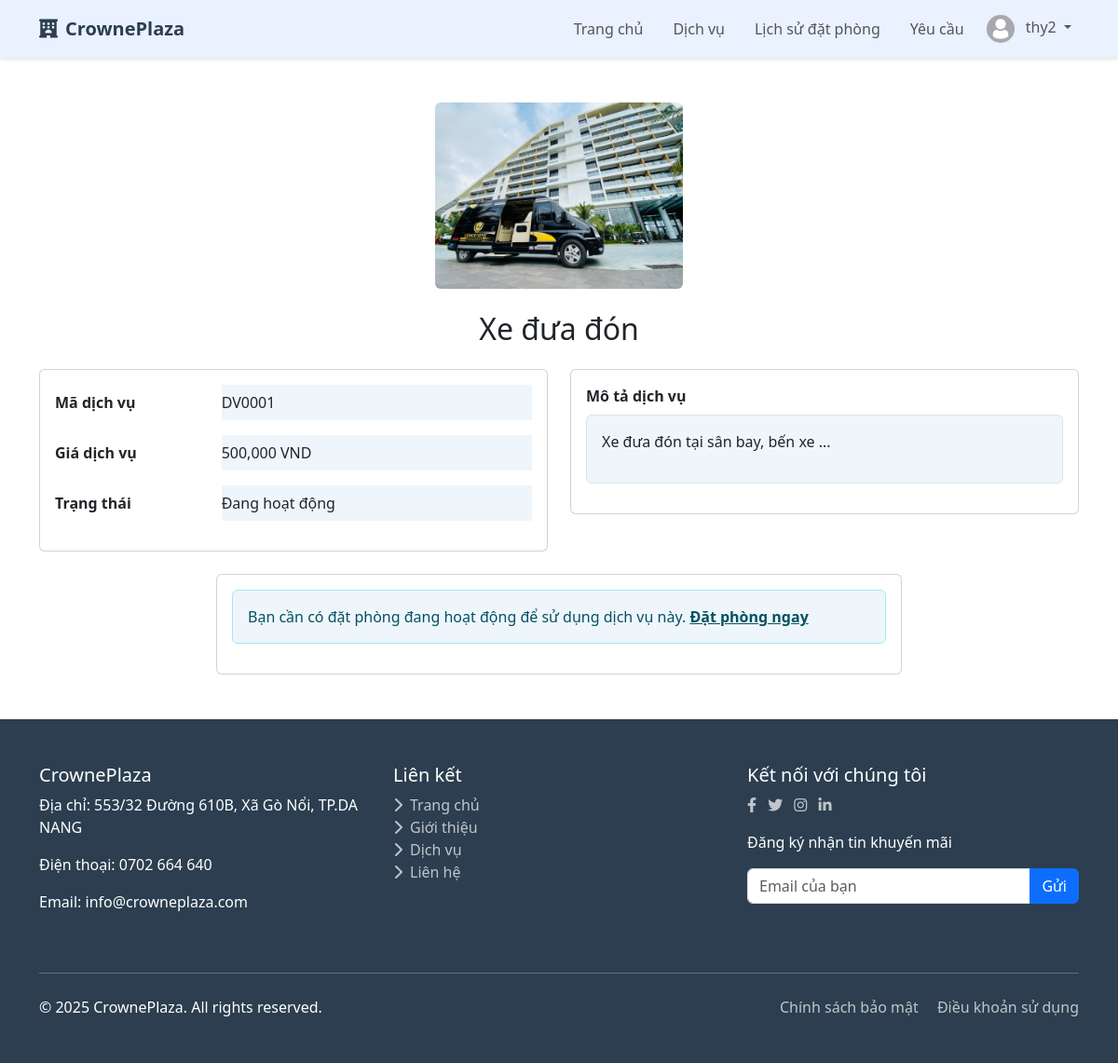
/services/1/ (signed in), run on the app's committed database.
### accounts/models.py (models this page shows, shortened)
class TaiKhoan(AbstractBaseUser, PermissionsMixin):
    username = models.CharField(
        max_length=150,
        unique=True,
        verbose_name=_('Tên đăng nhập'),
        error_messages={
            'unique': _("Tên đăng nhập đã tồn tại."),
        },
    )
    email = models.EmailField(
        verbose_name=_('Địa chỉ email'),
        max_length=255,
        unique=True,
        blank=True,
        null=True,
        error_messages={
            'unique': _("Email đã được sử dụng."),
        },
    )
    sdt = models.CharField(
        max_length=15,
        verbose_name=_('Số điện thoại'),
        blank=True,
        null=True,
    )
    dia_chi = models.TextField(
        verbose_name=_('Địa chỉ'),
        blank=True,
        null=True,
    )
    loai_tk = models.CharField(
        max_length=20,
        choices=[
            ('khach_hang', 'Khách hàng'),
            ('nhan_vien', 'Nhân viên'),
            ('admin', 'Quản lý'),
        ],
        default='khach_hang',
        verbose_name=_('Loại tài khoản'),
    )
    is_staff = models.BooleanField(
        default=False,
        verbose_name=_('Truy cập quản trị'),
    )
    is_active = models.BooleanField(
        default=True,
        verbose_name=_('Kích hoạt'),
    )
    objects = TaiKhoanManager()
    USERNAME_FIELD = 'username'
    REQUIRED_FIELDS = ['email']
    class Meta:
        verbose_name = _('Tài khoản')
        verbose_name_plural = _('Tài khoản')

### core/models.py (models this page shows, shortened)
class DichVu(models.Model):
    ma_dv = models.AutoField(primary_key=True)
    ten_dv = models.CharField(max_length=50)
    mo_ta = models.TextField()
    phi_dv = models.FloatField(validators=[MinValueValidator(0)])
    anh_dai_dien = models.ImageField(upload_to='dich_vu/')
    hoat_dong = models.BooleanField(default=True)

### core/views.py (the view)
# urls.py: path('services/<int:pk>/', core_views.service_detail, name='service_detail'),
def service_detail(request, pk):
    service = get_object_or_404(DichVu, pk=pk)
    context = {
        'service': service,
    }
    return render(request, 'core/service_detail.html', context)

### core/context_processors.py (called while the page is built)
def user_roles_processor(request):
    is_user_true_admin = False  # Phân biệt admin thật sự (superuser hoặc loai_tk='admin')
    is_regular_staff_role = False  # Nhân viên thường, không phải admin/superuser
    if request.user.is_authenticated:
        if request.user.is_superuser or getattr(request.user, 'loai_tk', None) == 'admin':
            is_user_true_admin = True
        if getattr(request.user, 'loai_tk', None) == 'nhan_vien' and not is_user_true_admin:
            is_regular_staff_role = True
    return {
        'is_user_true_admin': is_user_true_admin,
        'is_regular_staff_role': is_regular_staff_role,
    }

### core/templatetags/currency_filters.py (called while the page is built)
@register.filter
def format_currency(value):
    try:
        value = float(value)
        return "{:,.0f}".format(value)  # e.g., 1000000 -> 1,000,000
    except (ValueError, TypeError):
        return value

### templates/core/service_detail.html
{% extends 'core/base.html' %}
{% load currency_filters %}
{% block main_content %}
<section class="py-5">
    <div class="container">
        <div class="text-center mb-4">
            <img src="{{ service.anh_dai_dien.url }}" class="img-fluid rounded"
                 alt="{{ service.ten_dv }}" style="max-height: 200px; width: auto;" >
        </div>
        <h2 class="text-center mb-4">{{ service.ten_dv }}</h2>
        <div class="row">
            <div class="col-md-6">
                <div class="card mb-4">
                    <div class="card-body">
                        <div class="mb-3 row">
                            <label class="col-sm-4 col-form-label fw-bold">Mã dịch vụ</label>
                            <div class="col-sm-8">
                                <input type="text" class="form-control-plaintext"
                                       value="DV000{{ service.ma_dv }}" style="background-color: #EEF6FB;" readonly>
                            </div>
                        </div>
                        <div class="mb-3 row">
                            <label class="col-sm-4 col-form-label fw-bold">Giá dịch vụ</label>
                            <div class="col-sm-8">
                                <input type="text" class="form-control-plaintext"
                                       value="{{ service.phi_dv|format_currency }} VND" style="background-color: #EEF6FB;" readonly>
                            </div>
                        </div>
                        <div class="mb-3 row">
                            <label class="col-sm-4 col-form-label fw-bold">Trạng thái</label>
                            <div class="col-sm-8">
                                <input type="text" class="form-control-plaintext"
                                       value="{% if service.hoat_dong %}Đang hoạt động{% else %}Ngừng hoạt động{% endif %}" style="background-color: #EEF6FB;" readonly>
                            </div>
                        </div>
                    </div>
                </div>
            </div>
            <div class="col-md-6">
                <div class="card mb-4">
                    <div class="card-body">
                        <div class="mb-3">
                            <label class="form-label fw-bold">Mô tả dịch vụ</label>
                            <div class="border p-3  rounded" style="background-color: #EEF6FB;" >
                                {{ service.mo_ta|linebreaks }}
                            </div>
                        </div>
                    </div>
                </div>
            </div>
        </div>
        <div class="row justify-content-center">
            <div class="col-md-8">
                <div class="card">
                    <div class="card-body">
                        {% if user.is_authenticated and has_active_booking %}
                        <h5 class="card-title text-center mb-4">Đặt dịch vụ</h5>
                        <form method="post" action="{% url 'service_detail' service.ma_dv %}">
                            {% csrf_token %}
                            <input type="hidden" name="action" value="book_service">
                            <div class="row">
                                <div class="col-md-6 mb-3">
                                    <label class="form-label">Ngày sử dụng</label>
                                    <input type="date" name="service_date" class="form-control" required>
                                </div>
                                <div class="col-md-6 mb-3">
                                    <label class="form-label">Giờ sử dụng</label>
                                    <input type="time" name="service_time" class="form-control" required>
                                </div>
                            </div>
                            <div class="mb-3">
                                <label class="form-label">Số lượng</label>
                                <input type="number" name="quantity" class="form-control" min="1" value="1" required>
                            </div>
                            <div class="text-center">
                                <button type="submit" class="btn btn-primary px-4">Đặt dịch vụ</button>
                            </div>
                        </form>
                        {% elif user.is_authenticated %}
                        <div class="alert alert-info" style="background-color: #EEF6FB;">
                            Bạn cần có đặt phòng đang hoạt động để sử dụng dịch vụ này.
                            <a href="{% url 'room_search' %}" class="alert-link">Đặt phòng ngay</a>
                        </div>
                        {% else %}
                        <div class="alert alert-warning">
                            Vui lòng <a href="{% url 'login' %}" class="alert-link">đăng nhập</a> để đặt dịch vụ.
                        </div>
                        {% endif %}
                    </div>
                </div>
            </div>
        </div>
    </div>
</section>
{% endblock %}

### templates/core/base.html (shortened to what this page needs)
{% extends 'base.html' %}
{% load static %}
{% block extra_css %}
<link rel="stylesheet" href="https://cdnjs.cloudflare.com/ajax/libs/font-awesome/6.0.0/css/all.min.css">
{% endblock %}
{% block content %}
<nav class="navbar navbar-expand-lg navbar-light sticky-top" style="background-color: #EAF1FF;" >
    <div class="container">
        <a class="navbar-brand" href="{% url 'home' %}">
            <i class="fas fa-hotel me-2"></i>CrownePlaza
        </a>
        <div class="collapse navbar-collapse" id="navbarNav">
            <ul class="navbar-nav ms-auto">
                <li class="nav-item mx-2">
                    <a class="nav-link {% if request.resolver_match.url_name == 'home' %}active{% endif %}" href="{% url 'home' %}">Trang chủ</a>
                </li>
                <li class="nav-item mx-2">
                    <a class="nav-link {% if request.resolver_match.url_name == 'service_list' %}active{% endif %}" href="{% url 'service_list' %}">Dịch vụ</a>
                </li>
                {% if user.is_authenticated %}
                <li class="nav-item mx-2">
                    <a class="nav-link {% if request.resolver_match.url_name == 'customer_bookings' %}active{% endif %}" href="{% url 'customer_bookings' %}">Lịch sử đặt phòng</a>
                </li>
                {% endif %}
                <li class="nav-item mx-2">
                    <a class="nav-link {% if request.resolver_match.url_name == 'customer_requests' %}active{% endif %}" href="{% url 'customer_requests' %}">
                         Yêu cầu
                    </a>
                </li>
            </ul>
            <ul class="navbar-nav">
                {% if user.is_authenticated %}
                <li class="nav-item dropdown">
                    <a class="nav-link dropdown-toggle" href="#" id="navbarDropdown" role="button" data-bs-toggle="dropdown">
                        <img src="{% if user.avatar %}{{ user.avatar.url }}{% else %}{% static '/images/default-avartar.jpg' %}{% endif %}" class="avatar me-2" alt="Avatar">
                        {{ user.get_short_name|default:user.username }}
                    </a>
                </li>
                {% endif %}
            </ul>
        </div>
    </div>
</nav>
{% block main_content %}
{% endblock %}
<footer class="footer">
    <div class="container">
        <div class="row">
            <div class="col-md-4 mb-4">
                <h5>CrownePlaza</h5>
                <p>Địa chỉ: 553/32 Đường 610B, Xã Gò Nổi, TP.DA NANG</p>
                <p>Điện thoại: 0702 664 640</p>
                <p>Email: info@crowneplaza.com</p>
            </div>
            <div class="col-md-4 mb-4">
                <h5>Liên kết</h5>
                <ul class="list-unstyled">
                    <li><a href="#"><i class="fas fa-chevron-right me-2"></i>Trang chủ</a></li>
                    <li><a href="#"><i class="fas fa-chevron-right me-2"></i>Giới thiệu</a></li>
                    <li><a href="#"><i class="fas fa-chevron-right me-2"></i>Dịch vụ</a></li>
                    <li><a href="#"><i class="fas fa-chevron-right me-2"></i>Liên hệ</a></li>
                </ul>
            </div>
            <div class="col-md-4 mb-4">
                <h5>Kết nối với chúng tôi</h5>
                <div class="social-links">
                    <a href="#" class="me-2"><i class="fab fa-facebook-f"></i></a>
                    <a href="#" class="me-2"><i class="fab fa-twitter"></i></a>
                    <a href="#" class="me-2"><i class="fab fa-instagram"></i></a>
                    <a href="#" class="me-2"><i class="fab fa-linkedin-in"></i></a>
                </div>
                <div class="mt-3">
                    <p>Đăng ký nhận tin khuyến mãi</p>
                    <div class="input-group">
                        <input type="email" class="form-control" placeholder="Email của bạn">
                        <button class="btn btn-primary" type="button">Gửi</button>
                    </div>
                </div>
            </div>
        </div>
        <hr class="my-4 bg-light">
        <div class="row">
            <div class="col-md-6">
                <p class="mb-0">&copy; 2025 CrownePlaza. All rights reserved.</p>
            </div>
            <div class="col-md-6 text-md-end">
                <a href="#" class="me-3">Chính sách bảo mật</a>
                <a href="#">Điều khoản sử dụng</a>
            </div>
        </div>
    </div>
</footer>
{% endblock %}

### templates/core/base.html (style rules this page uses)
:root { --primary-color: #3498db; --secondary-color: #2c3e50; --light-color: #ecf0f1; --dark-color: #34495e; --success-color: #2ecc71; --danger-color: #e74c3c; --warning-color: #f39c12; }
body { font-family: 'Segoe UI', Tahoma, Geneva, Verdana, sans-serif; }
.navbar { box-shadow: 0 2px 4px rgba(0, 0, 0, 0.1); }
.navbar-brand { font-weight: 700; color: var(--secondary-color); }
.nav-link { font-weight: 500; }
.avatar { width: 30px; height: 30px; border-radius: 50%; object-fit: cover; }
.footer { background-color: var(--secondary-color); color: white; padding: 3rem 0; }
.footer a { color: rgba(255, 255, 255, 0.7); text-decoration: none; transition: all 0.3s; }

### data on the page
TaiKhoan: get_short_name "thy2"
DichVu: anh_dai_dien (picture), ten_dv "Xe đưa đón", ma_dv "DV0001", phi_dv "500,000 VND", hoat_dong "Đang hoạt động", mo_ta "Xe đưa đón tại sân bay, bến xe ..."
